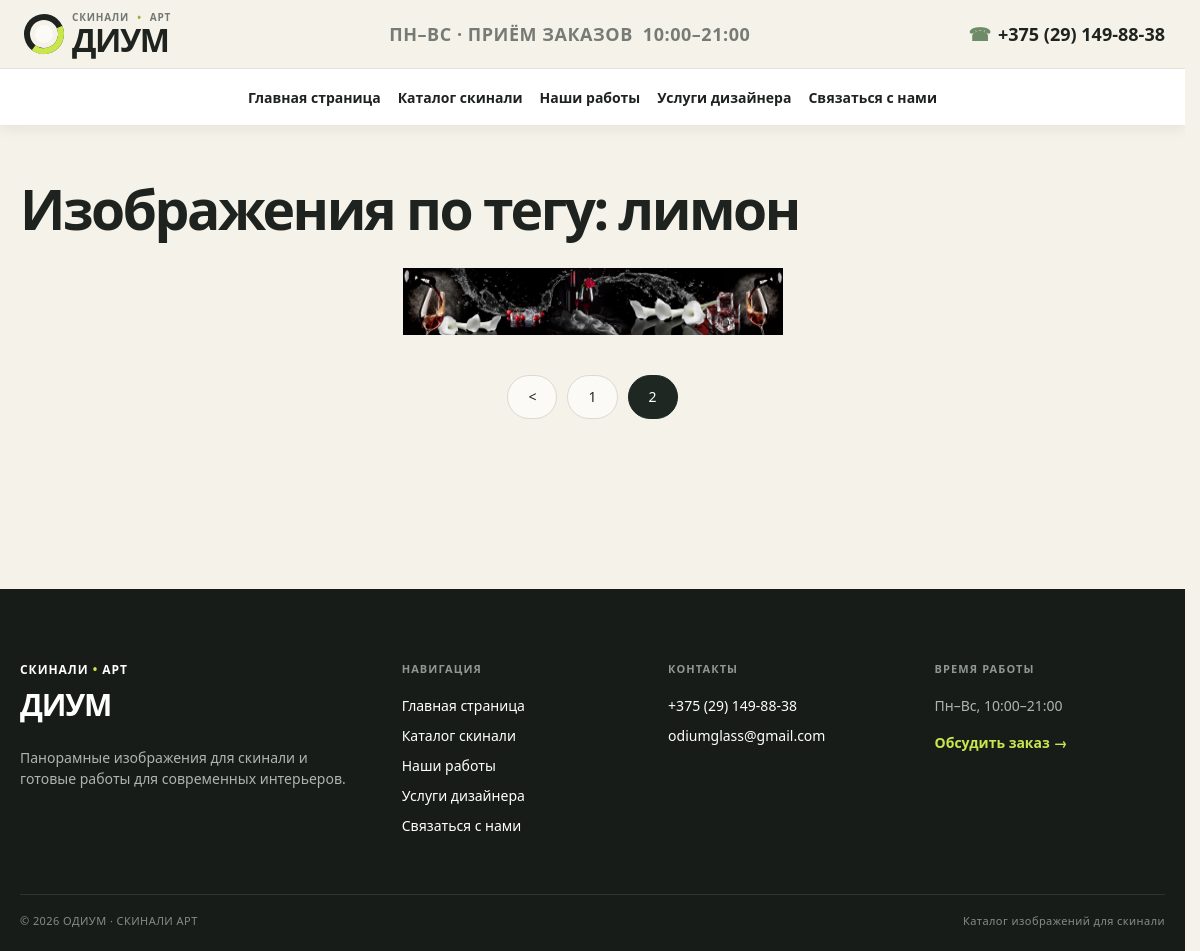
/tag/limon/?page=2, run on the app's committed database.
### pict/models.py (models this page shows, shortened)
class TagPict(models.Model):
    tag = models.CharField(max_length=100, db_index=True, verbose_name='Ключевое слово')
    slug = models.SlugField(max_length=100, db_index=True, unique=True, verbose_name="Slug")
    def __str__(self):
        return self.tag
    class Meta:
        verbose_name = 'Ключевое слово'
        verbose_name_plural = 'Ключевые слова'

class Pict(models.Model):
    name = models.IntegerField(unique=True, db_index=True, verbose_name='Имя файла')
    alt = models.CharField(max_length=250, blank=True, verbose_name='Описание')
    photo = models.ImageField(upload_to="photos/", verbose_name='Изображение')
    time_update = models.DateTimeField(auto_now_add=True, verbose_name='Время добавления')
    cat = models.ManyToManyField(Category, verbose_name="Категории")
    tags = models.ManyToManyField(TagPict, blank=True, related_name="tags", verbose_name="Теги")
    color = models.ManyToManyField(Color, verbose_name="Цвет")
    class Meta:
        verbose_name = 'Изображения'
        verbose_name_plural = 'Изображения'
        ordering = ['-id']

### pict/views.py (the view)
# urls.py: path('tag/<slug:tag_slug>/', PictTag.as_view(), name='tag')
class PictTag(FavoritesContextMixin, ListView):
    template_name = 'pict/tag.html'
    paginate_by = 6
    def get_context_data(self, *, object_list=None, **kwargs):
        context = super().get_context_data(**kwargs)
        context['title'] = TagPict.objects.get(slug=self.kwargs['tag_slug'])
        context['menu'] = menu
        return context
    def get_queryset(self):
        return Pict.objects.filter(tags__slug=self.kwargs['tag_slug'])

### pict/views.py (called while the page is built, shortened)
def get_favorite_ids(request):
    raw_ids = request.session.get(FAVORITES_SESSION_KEY, [])
    if not isinstance(raw_ids, (list, tuple)):
        raw_ids = []
    favorite_ids = []
    if favorite_ids != raw_ids:
        request.session[FAVORITES_SESSION_KEY] = favorite_ids
    return favorite_ids

    def get_context_data(self, **kwargs):
        context = super().get_context_data(**kwargs)
        favorite_ids = get_favorite_ids(self.request)
        context['favorite_ids'] = favorite_ids
        context['favorites_count'] = len(favorite_ids)
        return context

### pict/templates/pict/tag.html
{% extends 'pict/base.html' %}
{% block content %}
<h1>Изображения по тегу: {{ title }}</h1>
<div class="container">
  {% for p in page_obj %}
    <div class="item-block">
      {% include 'pict/includes/gallery_item.html' with p=p favorite_ids=favorite_ids %}
    </div>
  {% endfor %}
</div>
{% include  'pict/includes/paginator.html' %}
{% endblock %}

### pict/templates/pict/includes/gallery_item.html (shortened to what this page needs)
{% load static %}
<a data-fancybox="gallery"
   data-favorite-item
   data-pict-id="{{ p.pk }}"
   data-is-favorite="{% if p.pk in favorite_ids %}true{% else %}false{% endif %}"
   href="{{ p.photo.url }}"
   data-caption='<div class="gallery-modal__meta"><span class="gallery-modal__description">{{ p.alt }}</span><span class="gallery-modal__number">№: {{ p.name }}</span></div><div class="gallery-modal__actions"><button type="button" class="gallery-modal__favorite{% if p.pk in favorite_ids %} is-active{% endif %}" data-favorite-toggle data-pict-id="{{ p.pk }}" data-favorite-url="{% url 'favorite_toggle' p.pk %}" aria-pressed="{% if p.pk in favorite_ids %}true{% else %}false{% endif %}"><span class="favorite-toggle__label" data-favorite-label><span class="favorite-toggle__label-add">В избранное</span><span class="favorite-toggle__label-remove">Удалить из избранного</span><span class="favorite-toggle__label-error">Не удалось сохранить</span></span></button></div>'>
    <img class="item-photo" src="{{ p.photo.url }}" alt="{{ p.alt }}">
</a>

### pict/static/skinali/css/styles.css (style rules this page uses)
html { scrollbar-gutter: stable; }
body { min-width: 320px; margin: 0; color: #1f231f; background-color: #f5f2e9; font-family: "Segoe UI", "Helvetica Neue", Arial, sans-serif; font-size: 16px; line-height: 1.5; }
.site-content h1 { margin: 0 0 24px; color: #1f231f; font-size: clamp(40px, 4.6vw, 59px); font-weight: 650; letter-spacing: -0.045em; line-height: 1; }
.container { text-align: center; font-size: 0; }
.item-block { display: inline-block; position: relative; margin: 8px; vertical-align: top; }
.item-photo { width: 380px; height: 67px; }

### pict/static/skinali/css/fancybox.css (style rules this page uses)
:root { --f-spinner-width: 36px;--f-spinner-height: 36px;--f-spinner-color-1: rgba(0, 0, 0, 0.1);--f-spinner-color-2: rgba(17, 24, 28, 0.8);--f-spinner-stroke: 2.75 }
:root { --f-button-width: 40px;--f-button-height: 40px;--f-button-border: 0;--f-button-border-radius: 0;--f-button-color: #374151;--f-button-bg: #f8f8f8;--f-button-hover-bg: #e0e0e0;--f-button-active-bg: #d0d0d0;--f-button-shadow: none;--f-button-transition: all 0.15s ease;--f-button-transform: none;--f-button-svg-width: 20px;--f-button-svg-height: 20px;--f-button-svg-stroke-width: 1.5;--f-button-svg-fill: none;--f-button-svg-filter: none;--f-button-svg-disabled-opacity: 0.65 }

### data on the page
TagPict: tag "лимон"
Pict: photo (picture)

### other printed values
{{ m.title }} "Главная страница" "Каталог скинали" "Наши работы" "Услуги дизайнера" "Связаться с нами"
{{ p }} "1"
{{ p }} "2"
